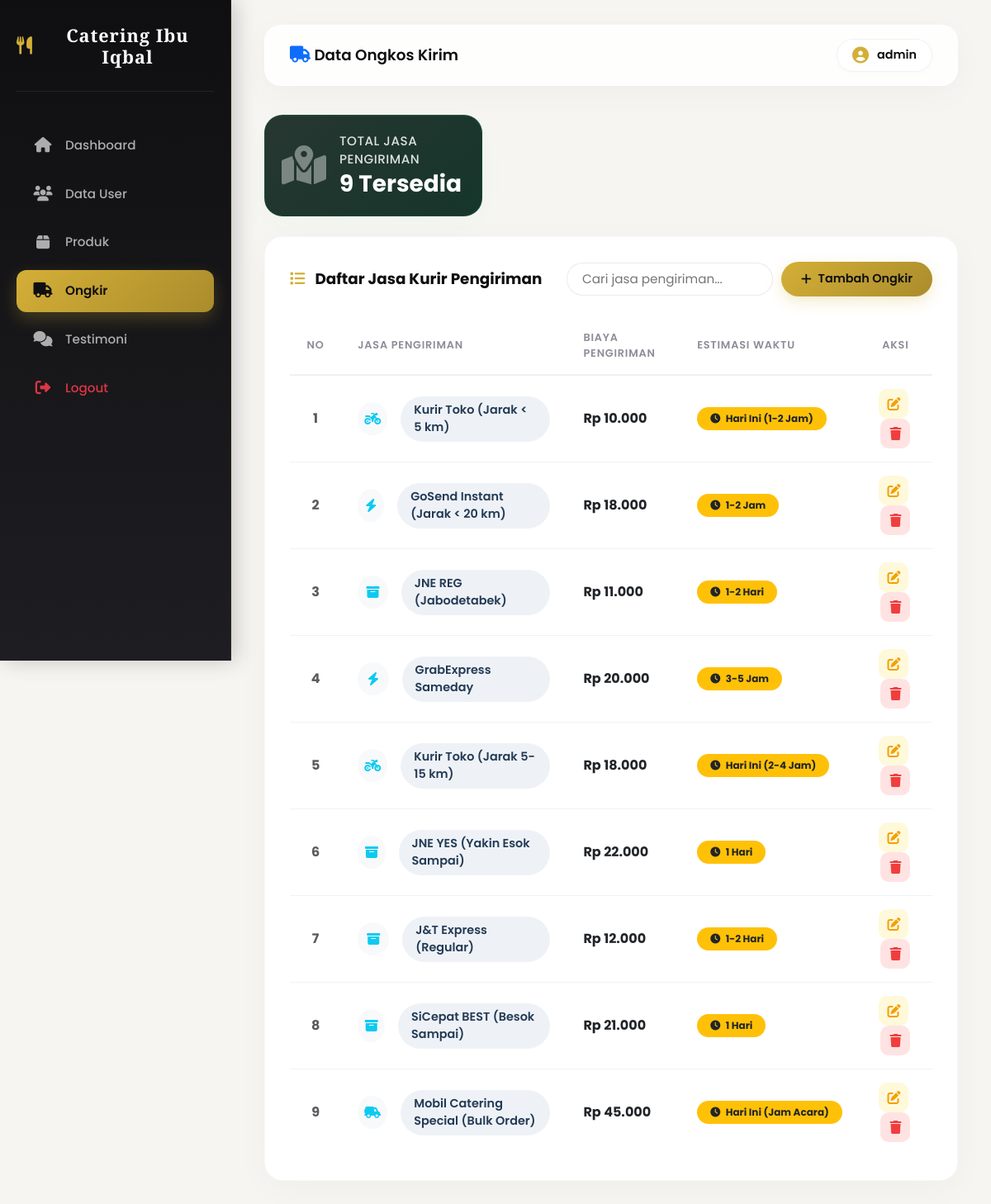
The app's page /admin/ongkir.php (signed in) with its own data.
### tables this page shows
CREATE TABLE `users` (
  `id` int(11) NOT NULL,
  `username` varchar(50) DEFAULT NULL,
  `password` varchar(255) NOT NULL,
  `role` enum('admin','petugas','pengunjung') DEFAULT NULL
);

CREATE TABLE `ongkir` (
  `id` int(11) NOT NULL,
  `nama_jasa` varchar(100) DEFAULT NULL,
  `biaya` int(11) DEFAULT NULL,
  `estimasi` varchar(50) DEFAULT '1-2 Hari'
);

### admin/ongkir.php (the view, shortened to what this page needs)
<?php
include '../koneksi.php';
$id_admin = $_SESSION['id'];
$q_admin = mysqli_query($conn, "SELECT username FROM users WHERE id='$id_admin'");
$d_admin = mysqli_fetch_assoc($q_admin);
$nama_admin = $d_admin['username'];
$data = mysqli_query($conn,"SELECT * FROM ongkir ORDER BY id ASC");
$total = mysqli_num_rows($data);
?>
<!DOCTYPE html>
<html lang="id">
<head>
    <link href="https://cdn.jsdelivr.net/npm/bootstrap@5.3.0/dist/css/bootstrap.min.css" rel="stylesheet">
    <link href="https://cdnjs.cloudflare.com/ajax/libs/font-awesome/6.5.0/css/all.min.css" rel="stylesheet">
    <link href="../css/dashboard.css" rel="stylesheet">
</head>
<body>
    <?php include '../includes/sidebar_admin.php'; ?>
    <div class="main-content">
        <?php
        $topbar_title = "Data Ongkos Kirim";
        $user_name = $nama_admin;
        $topbar_icon = '<i class="fa fa-truck text-primary"></i>';
        include '../includes/topbar.php';
        ?>
        <div class="row mb-4">
            <div class="col-lg-4 col-md-6">
                <div class="stat-card stat-card-bg-3" style="min-height: 120px; padding: 20px;">
                    <div class="d-flex align-items-center gap-3">
                        <i class="fa fa-map-location-dot" style="font-size: 3rem; opacity: 0.4;"></i>
                        <div>
                            <p class="stat-card-title mb-1">Total Jasa Pengiriman</p>
                            <div class="stat-card-val fs-3"><?= $total ?> Tersedia</div>
                        </div>
                    </div>
                </div>
            </div>
        </div>
        <div class="card-premium">
            <div class="d-flex flex-wrap justify-content-between align-items-center mb-4 gap-3">
                <h5 class="card-title-premium mb-0"><i class="fa fa-list"></i> Daftar Jasa Kurir Pengiriman</h5>
                <div class="search-container">
                    <input type="text" id="search" onkeyup="cari()" placeholder="Cari jasa pengiriman..." class="search-input">
                    <button class="btn-premium-primary" data-bs-toggle="modal" data-bs-target="#tambah">
                        <i class="fa fa-plus"></i> Tambah Ongkir
                    </button>
                </div>
            </div>
            <div class="table-responsive">
                <table class="table-premium">
                    <thead>
                        <tr>
                            <th class="text-center" width="8%">No</th>
                            <th>Jasa Pengiriman</th>
                            <th>Biaya Pengiriman</th>
                            <th>Estimasi Waktu</th>
                            <th class="text-center">Aksi</th>
                        </tr>
                    </thead>
                    <tbody>
                        <?php $no=1; while($d = mysqli_fetch_array($data)){
                            $est_val = isset($d['estimasi']) && !empty($d['estimasi']) ? $d['estimasi'] : '1-2 Hari';
                            $icon = 'fa-motorcycle';
                            $nama_lower = strtolower($d['nama_jasa']);
                            if(strpos($nama_lower, 'mobil') !== false || strpos($nama_lower, 'cargo') !== false || strpos($nama_lower, 'bulk') !== false) {
                                $icon = 'fa-truck-field';
                            } elseif(strpos($nama_lower, 'jne') !== false || strpos($nama_lower, 'j&t') !== false || strpos($nama_lower, 'sicepat') !== false) {
                                $icon = 'fa-box-archive';
                            } elseif(strpos($nama_lower, 'gosend') !== false || strpos($nama_lower, 'grab') !== false) {
                                $icon = 'fa-bolt';
                            }
                        ?>
                        <tr>
                            <td class="text-center fw-bold text-muted"><?= $no++ ?></td>
                            <td>
                                <div class="d-flex align-items-center gap-3">
                                    <div class="bg-light p-2 rounded-circle text-info d-flex justify-content-center align-items-center" style="width: 40px; height: 40px;">
                                        <i class="fa <?= $icon ?>"></i>
                                    </div>
                                    <span class="price-badge" style="background-color:#eef2f7; color:#243b55; font-weight:600;"><?= htmlspecialchars($d['nama_jasa']) ?></span>
                                </div>
                            </td>
                            <td>
                                <div class="fw-bold text-dark">Rp <?= number_format($d['biaya'], 0, ',', '.') ?></div>
                            </td>
                            <td>
                                <span class="badge bg-warning text-dark px-3 py-2 rounded-pill">
                                    <i class="fa fa-clock me-1"></i> <?= htmlspecialchars($est_val) ?>
                                </span>
                            </td>
                            <td class="text-center">
                                <button class="btn-action-premium btn-edit-premium me-1" data-bs-toggle="modal" data-bs-target="#edit<?= $d['id'] ?>" title="Edit">
                                    <i class="fa fa-edit"></i>
                                </button>
                                <button type="button" class="btn-action-premium btn-delete-premium" onclick="konfirmasiHapus('?hapus=<?= $d['id'] ?>')" title="Hapus">
                                    <i class="fa fa-trash"></i>
                                </button>
                            </td>
                        </tr>
                        <?php
                        }
                        ?>
                    </tbody>
                </table>
            </div>
        </div>
    </div>
</body>
</html>

### includes/topbar.php (shortened to what this page needs)
<div class="topbar">
    <div class="topbar-title">
        <h5><?= isset($topbar_icon) ? $topbar_icon : '<i class="fa fa-chart-pie"></i>' ?> <?= htmlspecialchars($topbar_title) ?></h5>
    </div>
    <div class="topbar-profile">
        <div class="topbar-user">
            <i class="fa fa-user-circle"></i> <span><?= htmlspecialchars($user_name) ?></span>
        </div>
    </div>
</div>

### css/dashboard.css (style rules this page uses)
:root { --gold: #D4AF37; --gold-dark: #AA8C2C; --gold-light: rgba(212, 175, 55, 0.12); --gold-glow: rgba(212, 175, 55, 0.35); --dark: #0F0F11; --dark-medium: #1A1A1D; --dark-light: #242428; --sidebar-bg: linear-gradient(180deg, #0F0F11 0%, #1E1E22 100%); --bg-light: #F6F5F2; --card-shadow: 0 10px 40px rgba(0, 0, 0, 0.03); --hover-shadow: 0 20px 40px rgba(212, 175, 55, 0.08); --transition: all 0.4s cubic-bezier(0.16, 1, 0.3, 1); }
* { margin: 0; padding: 0; box-sizing: border-box; }
body { font-family: 'Poppins', sans-serif; background-color: var(--bg-light); color: var(--dark); min-height: 100vh; overflow-x: hidden; }
.main-content { margin-left: 280px; padding: 30px 40px; transition: var(--transition); min-height: 100vh; }
.topbar { background: rgba(255, 255, 255, 0.85); backdrop-filter: blur(12px); -webkit-backdrop-filter: blur(12px); padding: 16px 30px; border-radius: 20px; margin-bottom: 35px; display: flex; justify-content: space-between; align-items: center; box-shadow: var(--card-shadow); border: 1px solid rgba(255, 255, 255, 0.5); }
.topbar-title { display: flex; align-items: center; gap: 12px; }
.topbar-title h5 { margin: 0; font-weight: 600; color: var(--dark); font-size: 1.15rem; }
.topbar-title i { color: var(--gold); font-size: 1.25rem; }
.topbar-profile { display: flex; align-items: center; gap: 12px; }
.topbar-user { display: flex; align-items: center; gap: 10px; background: #ffffff; padding: 8px 18px; border-radius: 30px; border: 1px solid rgba(0, 0, 0, 0.05); box-shadow: 0 2px 8px rgba(0, 0, 0, 0.02); font-weight: 600; color: var(--dark); font-size: 0.9rem; }
.topbar-user i { font-size: 1.25rem; color: var(--gold); }
.card-premium { background: #ffffff; border-radius: 22px; border: 1px solid rgba(0, 0, 0, 0.03); padding: 30px; box-shadow: var(--card-shadow); transition: var(--transition); }
.card-title-premium { font-weight: 700; color: var(--dark); font-size: 1.15rem; margin-bottom: 25px; display: flex; align-items: center; gap: 12px; }
.card-title-premium i { color: var(--gold); }
.stat-card { border-radius: 22px; padding: 30px; color: white; position: relative; overflow: hidden; border: none; height: 100%; z-index: 1; transition: var(--transition); }
.stat-card::after { content: ''; position: absolute; top: 0; left: 0; width: 100%; height: 100%; background: linear-gradient(135deg, rgba(255, 255, 255, 0.15) 0%, rgba(255, 255, 255, 0) 100%); z-index: -1; opacity: 0.8; }
.stat-card-bg-3 { background: linear-gradient(135deg, #0A1C16 0%, #16362C 100%); border: 1.5px solid rgba(56, 239, 125, 0.18) !important; box-shadow: 0 12px 35px rgba(56, 239, 125, 0.03), inset 0 1px 0 rgba(255, 255, 255, 0.03); }
.stat-card-val { font-size: 2.6rem; font-weight: 700; margin-bottom: 4px; line-height: 1; }
.stat-card-title { font-size: 0.95rem; margin: 0; opacity: 0.85; font-weight: 500; text-transform: uppercase; letter-spacing: 0.5px; }
.table-responsive { scrollbar-width: none; }
.table-premium { width: 100%; margin-bottom: 0; }
.table-premium th { border-bottom: 2px solid #f0f0f5; color: #8c8c9a; font-weight: 600; text-transform: uppercase; font-size: 0.8rem; letter-spacing: 0.8px; padding: 16px 20px; background-color: transparent; }
.table-premium td { vertical-align: middle; padding: 16px 20px; color: var(--dark); font-weight: 500; border-bottom: 1px solid #f2f2f7; background-color: transparent; transition: var(--transition); }
.table-premium tbody tr { transition: var(--transition); }
.table-premium tbody tr:last-child td { border-bottom: none; }
.price-badge { background: var(--gold-light); padding: 6px 16px; border-radius: 30px; color: var(--gold-dark); font-weight: 600; font-size: 0.9rem; display: inline-block; }
.btn-premium-primary { background: linear-gradient(135deg, var(--gold) 0%, var(--gold-dark) 100%); color: var(--dark) !important; border: none; border-radius: 30px; padding: 10px 24px; font-weight: 600; font-size: 0.9rem; display: inline-flex; align-items: center; gap: 8px; text-decoration: none; transition: var(--transition); box-shadow: 0 6px 18px rgba(212, 175, 55, 0.25); }
.btn-action-premium { width: 36px; height: 36px; border-radius: 10px; display: inline-flex; align-items: center; justify-content: center; border: none; transition: var(--transition); text-decoration: none; }
.btn-edit-premium { background-color: #fff9db; color: #f59f00 !important; }
.btn-delete-premium { background-color: #ffe3e3; color: #f03e3e !important; }

### records on screen
users: username "admin"
ongkir: nama_jasa "Kurir Toko (Jarak < 5 km)", biaya "10.000", estimasi "Hari Ini (1-2 Jam)"
ongkir: nama_jasa "GoSend Instant (Jarak < 20 km)", biaya "18.000", estimasi "1-2 Jam"
ongkir: nama_jasa "JNE REG (Jabodetabek)", biaya "11.000", estimasi "1-2 Hari"
ongkir: nama_jasa "GrabExpress Sameday", biaya "20.000", estimasi "3-5 Jam"
ongkir: nama_jasa "Kurir Toko (Jarak 5-15 km)", biaya "18.000", estimasi "Hari Ini (2-4 Jam)"
ongkir: nama_jasa "JNE YES (Yakin Esok Sampai)", biaya "22.000", estimasi "1 Hari"
ongkir: nama_jasa "J&T Express (Regular)", biaya "12.000", estimasi "1-2 Hari"
ongkir: nama_jasa "SiCepat BEST (Besok Sampai)", biaya "21.000", estimasi "1 Hari"
ongkir: nama_jasa "Mobil Catering Special (Bulk Order)", biaya "45.000", estimasi "Hari Ini (Jam Acara)"

### other values on screen
$topbar_title "Data Ongkos Kirim"
$total "9"
